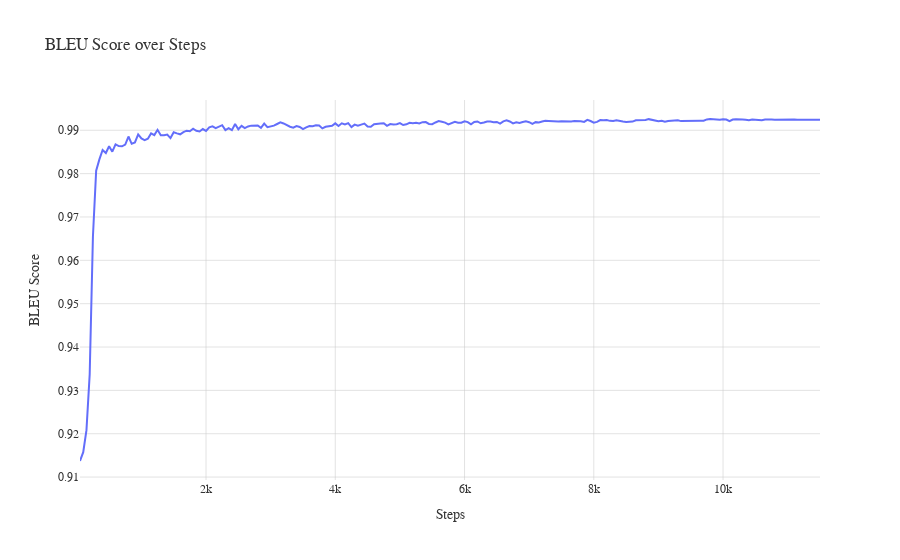

This figure's notebook cell:
### Markdown cell above
### Eval BLEU

### Code cell
## EVAL BLEU ##
import plotly.graph_objects as go

# Create a new figure for evaluation loss over time
fig_bleu = go.Figure()

# Plot bleu_step/bleu_value
fig_bleu.add_trace(go.Scatter(
    x=training_df['eval/bleu_step'],  # Wall time for x-axis
    y=training_df['eval/bleu_value'],
    mode='lines',
    name='BLEU Score'
))

fig_bleu.update_layout(layout)
# Update layout
fig_bleu.update_layout(
    title='BLEU Score over Steps',
    xaxis_title='Steps',
    yaxis_title='BLEU Score',
)

# Show plot
fig_bleu.show()
# fig_bleu.write_image("plotly/final_training/bleu_800_400_5.png", width=800, height=400, scale=5)

### Figure 1 — Plotly figure (JSON) as saved in the notebook; plotly's stock layout.template omitted (floating-point values rounded to 4 significant figures; data arrays with more than 128 entries replaced by an {"elided": "..."} marker saying what was removed)
{"data": [{"mode": "lines", "name": "BLEU Score", "type": "scatter", "x": {"elided": "461 int values"}, "y": {"elided": "461 float values"}}], "layout": {"font": {"color": "#333333", "family": "Arial, sans-serif", "size": 12}, "legend": {"font": {"color": "#333333", "size": 12}}, "paper_bgcolor": "rgb(255, 255, 255)", "plot_bgcolor": "rgb(255, 255, 255)", "title": {"text": "BLEU Score over Steps"}, "xaxis": {"gridcolor": "rgba(200, 200, 200, 0.5)", "showgrid": true, "tickfont": {"color": "#333333", "size": 12}, "title": {"text": "Steps"}, "zeroline": false}, "yaxis": {"gridcolor": "rgba(200, 200, 200, 0.5)", "showgrid": true, "tickfont": {"color": "#333333", "size": 12}, "title": {"text": "BLEU Score"}, "zeroline": false}}}
